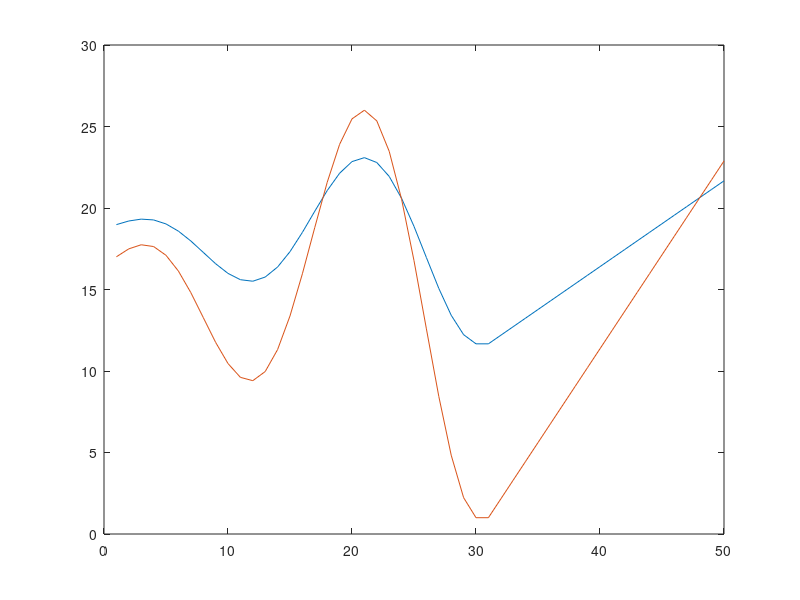

The MATLAB source for this figure: (Note: this script raises an error after producing the figure.)
position = [linspace(20,50,20),30+20.*linspace(1,0.1,30).*cos((0:29)/3)];
width = (85-fliplr(position))/3;
close all
figure(44)
plot(width)

width = width-min(width);
width = width*25/max(width);
width = width+1;

figure(44)
hold on
plot(width)

load("C:\Users\dpqb1\Documents\Dissertation\ms_sim1\output_j1_sig_1.00e-02_lam1_6.00e-02_lam2_0.00e+00.mat")

generateFiguresToy1zpad_center([],outputs,[],[4,8])
figure(3)
hold on
plot(width,'--','LineWidth',1,'Color','red')

% y = squeeze(outputs.y);
% figure(78)
% subplot(2,1,1)
% plot(y(:,5))
% subplot(2,1,2)
% plot(y(:,45))

% y_true = squeeze(outputs.y_true);
% figure(79)
% subplot(2,1,1)
% plot(y_true(:,5))
% subplot(2,1,2)
% plot(y_true(:,45))

%%

figure(80)
D = outputs.D;
N = outputs.N;
M = outputs.M;
y = outputs.y;
X = outputs.X;
scales = outputs.scales;
center = (M+1)/2;

AD = reSampleCustomArrayCenter(N,D,scales,center);
AD = padarray(AD,[0 M-1 0],0,'post');
ADf = fft2(AD);
Yhat = unpad(squeeze(ifft2(sum(bsxfun(@times,ADf,fft2(X)),3),'symmetric')),M-1,'pre');
Yhat = gather(Yhat);
err = sum((squeeze(y)-Yhat).^2,1);
plot(err)


close all
figure(91)
atom = 0.92*circshift(AD(:,:,25),12);
hold on
plot(y(:,:,20),'LineWidth',2)
plot(Yhat(:,20),'LineWidth',2)
plot(atom(:,1:N),'LineWidth',2,'LineStyle',':')


%%
figure(911)
plot(AD(:,:,32),'LineWidth',2,'LineStyle',':')
